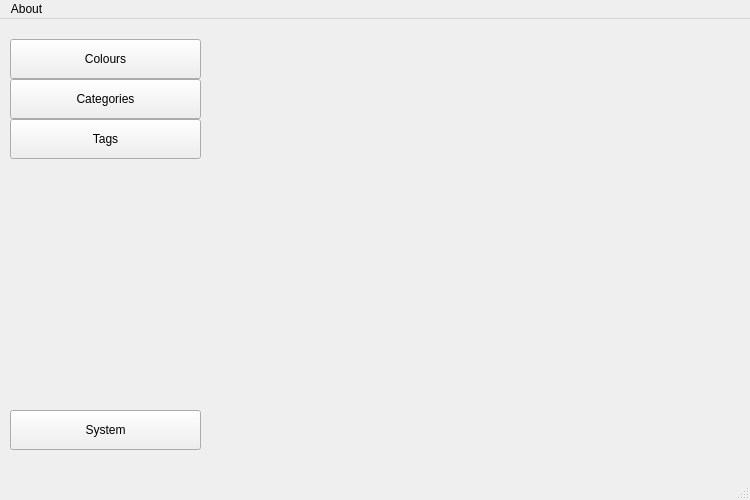
<?xml version="1.0" encoding="UTF-8"?>
<ui version="4.0">
 <class>MainWindow</class>
 <widget class="QMainWindow" name="MainWindow">
  <property name="geometry">
   <rect>
    <x>0</x>
    <y>0</y>
    <width>750</width>
    <height>500</height>
   </rect>
  </property>
  <property name="minimumSize">
   <size>
    <width>750</width>
    <height>500</height>
   </size>
  </property>
  <property name="maximumSize">
   <size>
    <width>1000</width>
    <height>500</height>
   </size>
  </property>
  <property name="windowTitle">
   <string>MainWindow</string>
  </property>
  <widget class="QWidget" name="centralwidget">
   <widget class="QWidget" name="verticalLayoutWidget">
    <property name="geometry">
     <rect>
      <x>10</x>
      <y>20</y>
      <width>191</width>
      <height>411</height>
     </rect>
    </property>
    <layout class="QVBoxLayout" name="verticalLayout">
     <property name="spacing">
      <number>0</number>
     </property>
     <item>
      <widget class="QPushButton" name="ColourButton">
       <property name="minimumSize">
        <size>
         <width>0</width>
         <height>40</height>
        </size>
       </property>
       <property name="text">
        <string>Colours</string>
       </property>
      </widget>
     </item>
     <item>
      <widget class="QPushButton" name="CategoriesButton">
       <property name="minimumSize">
        <size>
         <width>0</width>
         <height>40</height>
        </size>
       </property>
       <property name="text">
        <string>Categories</string>
       </property>
      </widget>
     </item>
     <item>
      <widget class="QPushButton" name="TagButton">
       <property name="minimumSize">
        <size>
         <width>0</width>
         <height>40</height>
        </size>
       </property>
       <property name="text">
        <string>Tags</string>
       </property>
      </widget>
     </item>
     <item>
      <spacer name="verticalSpacer">
       <property name="orientation">
        <enum>Qt::Vertical</enum>
       </property>
       <property name="sizeHint" stdset="0">
        <size>
         <width>20</width>
         <height>40</height>
        </size>
       </property>
      </spacer>
     </item>
     <item>
      <widget class="QPushButton" name="SystemButton">
       <property name="minimumSize">
        <size>
         <width>0</width>
         <height>40</height>
        </size>
       </property>
       <property name="text">
        <string>System</string>
       </property>
       <property name="checkable">
        <bool>false</bool>
       </property>
       <property name="checked">
        <bool>false</bool>
       </property>
      </widget>
     </item>
    </layout>
   </widget>
   <widget class="QWidget" name="verticalLayoutWidget_2">
    <property name="geometry">
     <rect>
      <x>208</x>
      <y>20</y>
      <width>531</width>
      <height>411</height>
     </rect>
    </property>
    <layout class="QVBoxLayout" name="RightMenu"/>
   </widget>
  </widget>
  <widget class="QMenuBar" name="menubar">
   <property name="geometry">
    <rect>
     <x>0</x>
     <y>0</y>
     <width>750</width>
     <height>22</height>
    </rect>
   </property>
   <widget class="QMenu" name="menuAbout">
    <property name="title">
     <string>About</string>
    </property>
   </widget>
   <addaction name="menuAbout"/>
  </widget>
  <widget class="QStatusBar" name="statusbar"/>
 </widget>
 <resources/>
 <connections/>
</ui>
